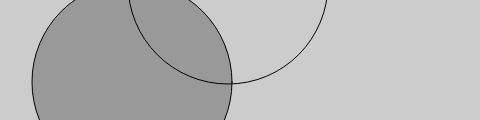
Frame 1 (no input)
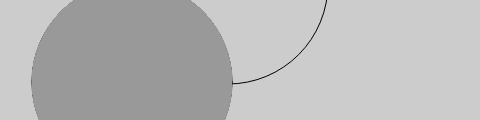
Frame 60 (no input)
Frame 120 (the mouse pressed at the canvas centre since frame 60): identical to frame 60, image omitted

The p5.js sketch that drew these frames (run headless with seeded random() and noise() and a simulated clock; from frame 60 on, the mouse is pressed at the canvas centre):

// p5.js sketch
// ── sketch.js
function setup() {
	createCanvas(480, 120);
	background(204);
}

function draw() {
  	fill(153);						// Medium gray
  	ellipse(132, 82, 200, 200);		// Gray circle
  	noFill();						// Turn off fill
  	ellipse(228, -16, 200, 200);	// Outline circle
  	noStroke();						// Turn off stroke
  	ellipse(268, 118, 200, 200);	// Doesn't draw!
}


/*
		Be careful not to disable the fill and stroke at the same time, as
		we’ve done in this example, because nothing will draw
		to the screen.
*/
